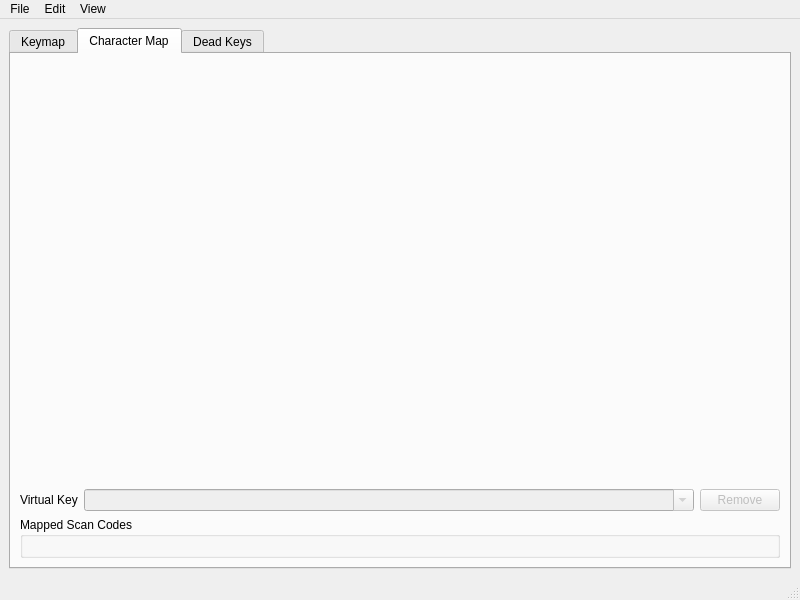
<?xml version="1.0" encoding="UTF-8"?>
<ui version="4.0">
 <class>MainWindow</class>
 <widget class="QMainWindow" name="MainWindow">
  <property name="geometry">
   <rect>
    <x>0</x>
    <y>0</y>
    <width>800</width>
    <height>600</height>
   </rect>
  </property>
  <property name="windowTitle">
   <string>MainWindow</string>
  </property>
  <widget class="QWidget" name="centralwidget">
   <layout class="QVBoxLayout" name="verticalLayout">
    <item>
     <widget class="QTabWidget" name="tabWidget">
      <property name="currentIndex">
       <number>1</number>
      </property>
      <widget class="QWidget" name="tabKeymap">
       <attribute name="title">
        <string>Keymap</string>
       </attribute>
       <layout class="QVBoxLayout" name="verticalLayout_2" stretch="1,0,0,0">
        <item>
         <widget class="KeyboardWidget" name="kbdKeymap" native="true"/>
        </item>
        <item>
         <layout class="QHBoxLayout" name="horizontalLayout" stretch="0,1,0">
          <item>
           <widget class="QLabel" name="label">
            <property name="text">
             <string>Scan Code</string>
            </property>
           </widget>
          </item>
          <item>
           <widget class="QComboBox" name="comboVsc">
            <property name="editable">
             <bool>true</bool>
            </property>
            <property name="maxVisibleItems">
             <number>50</number>
            </property>
           </widget>
          </item>
          <item>
           <widget class="QPushButton" name="btnVscRemove">
            <property name="text">
             <string>Remove</string>
            </property>
           </widget>
          </item>
         </layout>
        </item>
        <item>
         <widget class="QGroupBox" name="groupVsc">
          <property name="title">
           <string>Scan Code Mapping</string>
          </property>
          <layout class="QFormLayout" name="formLayout">
           <item row="0" column="0">
            <widget class="QLabel" name="label_2">
             <property name="text">
              <string>Physical Key Name</string>
             </property>
            </widget>
           </item>
           <item row="0" column="1">
            <widget class="QLineEdit" name="editVscName"/>
           </item>
           <item row="1" column="1">
            <layout class="QHBoxLayout" name="horizontalLayout_2" stretch="1,0">
             <item>
              <widget class="QComboBox" name="comboVscVk">
               <property name="maxVisibleItems">
                <number>50</number>
               </property>
              </widget>
             </item>
             <item>
              <widget class="QPushButton" name="btnVscVkSwap">
               <property name="enabled">
                <bool>false</bool>
               </property>
               <property name="toolTip">
                <string>Replace all occurences of this VK</string>
               </property>
               <property name="text">
                <string>Swap...</string>
               </property>
              </widget>
             </item>
            </layout>
           </item>
           <item row="1" column="0">
            <widget class="QLabel" name="label_3">
             <property name="text">
              <string>Virtual Key</string>
             </property>
            </widget>
           </item>
          </layout>
         </widget>
        </item>
       </layout>
      </widget>
      <widget class="QWidget" name="tabCharmap">
       <attribute name="title">
        <string>Character Map</string>
       </attribute>
       <layout class="QVBoxLayout" name="verticalLayout_4" stretch="1,0,0,0">
        <item>
         <widget class="KeyboardWidget" name="kbdCharmap" native="true"/>
        </item>
        <item>
         <layout class="QHBoxLayout" name="horizontalLayout_3" stretch="0,1,0">
          <item>
           <widget class="QLabel" name="label_4">
            <property name="text">
             <string>Virtual Key</string>
            </property>
           </widget>
          </item>
          <item>
           <widget class="QComboBox" name="comboVk">
            <property name="enabled">
             <bool>false</bool>
            </property>
            <property name="editable">
             <bool>true</bool>
            </property>
            <property name="maxVisibleItems">
             <number>50</number>
            </property>
           </widget>
          </item>
          <item>
           <widget class="QPushButton" name="btnVkRemove">
            <property name="enabled">
             <bool>false</bool>
            </property>
            <property name="text">
             <string>Remove</string>
            </property>
           </widget>
          </item>
         </layout>
        </item>
        <item>
         <widget class="QGroupBox" name="groupVk">
          <property name="title">
           <string>Mapped Scan Codes</string>
          </property>
          <layout class="QFormLayout" name="formLayout_2"/>
         </widget>
        </item>
       </layout>
      </widget>
      <widget class="QWidget" name="tabDeadkeys">
       <attribute name="title">
        <string>Dead Keys</string>
       </attribute>
      </widget>
     </widget>
    </item>
   </layout>
  </widget>
  <widget class="QMenuBar" name="menubar">
   <property name="geometry">
    <rect>
     <x>0</x>
     <y>0</y>
     <width>800</width>
     <height>21</height>
    </rect>
   </property>
   <widget class="QMenu" name="menuFile">
    <property name="title">
     <string>File</string>
    </property>
    <widget class="QMenu" name="menuExport">
     <property name="enabled">
      <bool>false</bool>
     </property>
     <property name="title">
      <string>Export</string>
     </property>
     <addaction name="actionExportDLL"/>
     <addaction name="actionExportWindows"/>
    </widget>
    <addaction name="actionSave"/>
    <addaction name="actionSaveAs"/>
    <addaction name="separator"/>
    <addaction name="menuExport"/>
    <addaction name="separator"/>
    <addaction name="actionMetadata"/>
    <addaction name="separator"/>
    <addaction name="actionClose"/>
   </widget>
   <widget class="QMenu" name="menuEdit">
    <property name="title">
     <string>Edit</string>
    </property>
    <addaction name="actionUndo"/>
    <addaction name="actionRedo"/>
   </widget>
   <widget class="QMenu" name="menuView">
    <property name="title">
     <string>View</string>
    </property>
    <widget class="QMenu" name="menuKeyboard">
     <property name="title">
      <string>Keyboard</string>
     </property>
    </widget>
    <addaction name="menuKeyboard"/>
   </widget>
   <addaction name="menuFile"/>
   <addaction name="menuEdit"/>
   <addaction name="menuView"/>
  </widget>
  <widget class="QStatusBar" name="statusbar"/>
  <action name="actionSave">
   <property name="text">
    <string>Save</string>
   </property>
   <property name="shortcut">
    <string>Ctrl+S</string>
   </property>
  </action>
  <action name="actionSaveAs">
   <property name="text">
    <string>Save As...</string>
   </property>
   <property name="shortcut">
    <string>Ctrl+Shift+S</string>
   </property>
  </action>
  <action name="actionExportDLL">
   <property name="text">
    <string>DLL file...</string>
   </property>
  </action>
  <action name="actionExportWindows">
   <property name="text">
    <string>Windows Installer...</string>
   </property>
  </action>
  <action name="actionClose">
   <property name="text">
    <string>Close</string>
   </property>
  </action>
  <action name="actionUndo">
   <property name="enabled">
    <bool>false</bool>
   </property>
   <property name="text">
    <string>Undo</string>
   </property>
   <property name="shortcut">
    <string>Ctrl+Z</string>
   </property>
  </action>
  <action name="actionRedo">
   <property name="enabled">
    <bool>false</bool>
   </property>
   <property name="text">
    <string>Redo</string>
   </property>
   <property name="shortcut">
    <string>Ctrl+Shift+Z</string>
   </property>
  </action>
  <action name="actionMetadata">
   <property name="text">
    <string>Metadata...</string>
   </property>
   <property name="shortcut">
    <string>Ctrl+M</string>
   </property>
  </action>
  <action name="actionKeyboardHidden">
   <property name="checkable">
    <bool>true</bool>
   </property>
   <property name="checked">
    <bool>true</bool>
   </property>
   <property name="text">
    <string>Hidden</string>
   </property>
  </action>
 </widget>
 <customwidgets>
  <customwidget>
   <class>KeyboardWidget</class>
   <extends>QWidget</extends>
   <header>PyKbdEdit.editor.keyboardwidget</header>
   <container>1</container>
  </customwidget>
 </customwidgets>
 <resources/>
 <connections>
  <connection>
   <sender>actionClose</sender>
   <signal>triggered()</signal>
   <receiver>MainWindow</receiver>
   <slot>close()</slot>
   <hints>
    <hint type="sourcelabel">
     <x>-1</x>
     <y>-1</y>
    </hint>
    <hint type="destinationlabel">
     <x>399</x>
     <y>299</y>
    </hint>
   </hints>
  </connection>
 </connections>
</ui>
